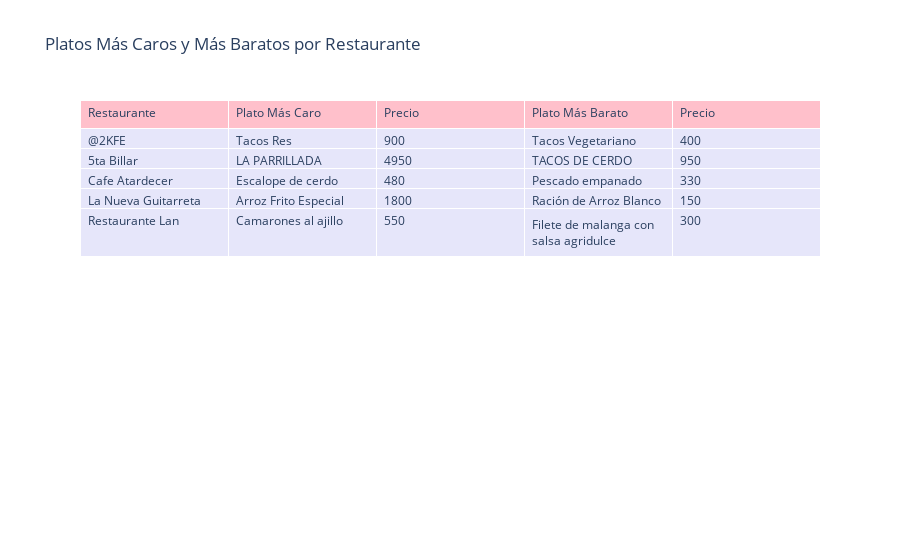

The notebook cell this image was saved under:
### Markdown cell above
Lo primero era estudiar el mercado para conocer los precios de la competencia, él quería que sus precios estuvieran por debajo de una gran parte de los restaurantes de "glamour", que como le decía su madre: "mijo ese lugar es solo para turistas", porque siempre consideró los precios "locos" un abuso para el cubano de a pie y quería que su restaurante, aunque no tuviera mucho lujo, fuera algo absequible al menos para la mayoría.

### Code cell
resultados_municipios = bp.obtener_restaurantes_por_municipio(data, 'regla')

fig = go.Figure(data=[go.Table(
    header=dict(values=["Restaurante", "Plato Más Caro", "Precio", "Plato Más Barato", "Precio"],
                fill_color="pink",
                align="left"),
    cells=dict(values=[resultados_municipios['nombre_restaurante'], 
                       resultados_municipios['plato_mas_caro'],
                       resultados_municipios['precio_mas_caro'],
                       resultados_municipios['plato_mas_barato'],
                       resultados_municipios['precio_mas_barato']],
               fill_color="lavender",
               align="left"))
])

fig.update_layout(title="Platos Más Caros y Más Baratos por Restaurante")

fig.show()

### Figure 1 — Plotly figure (JSON) as saved in the notebook; plotly's stock layout.template omitted (floating-point values rounded to 4 significant figures)
{"data": [{"cells": {"align": "left", "fill": {"color": "lavender"}, "values": [["@2KFE", "5ta Billar", "Cafe Atardecer", "La Nueva Guitarreta", "Restaurante Lan"], ["Tacos Res", "LA PARRILLADA", "Escalope de cerdo", "Arroz Frito Especial", "Camarones al ajillo"], [900, 4950, 480, 1800, 550], ["Tacos Vegetariano", "TACOS DE CERDO", "Pescado empanado", "Ración de Arroz Blanco", "Filete de malanga con salsa agridulce"], [400, 950, 330, 150, 300]]}, "header": {"align": "left", "fill": {"color": "pink"}, "values": ["Restaurante", "Plato Más Caro", "Precio", "Plato Más Barato", "Precio"]}, "type": "table"}], "layout": {"title": {"text": "Platos Más Caros y Más Baratos por Restaurante"}}}
